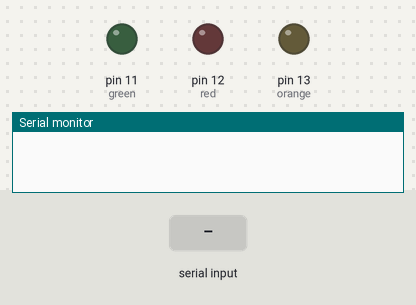
Recording of a sketch running on a simulated Arduino Uno, built with avr-gcc and run on an emulated ATmega328P. Shown: output pins drawn as LEDs (lit = HIGH), the last lines printed to the serial monitor. Inputs (shaded band) come from the test bench.

Above: at 1.2 s.
1.3 s: "1\n" received over Serial
At 1.6 s:
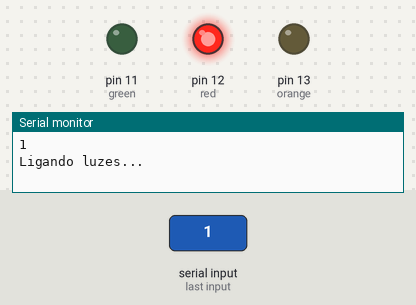
At 3.1 s:
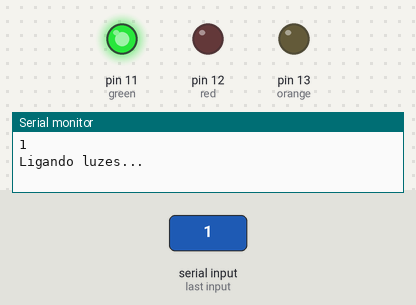
4.3 s: byte 48 ('0') received over Serial
At 5.1 s:
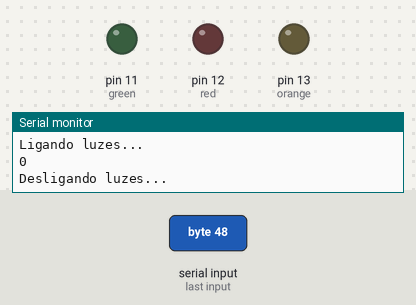
Timing chart, 0 to 7.3 s (numbered marks = the images above; inputs shaded):
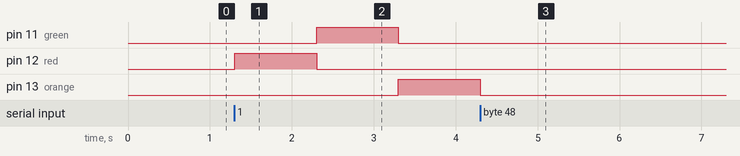

The sketch:

Semafaro_bluetooth.ino
```cpp
// Definição das portas dos LEDs
int orange = 13;
int green = 11;
int red = 12;

// Porta do bluetooth
char Incoming_value = 0;

//Função onde é definido o tipo das portas e outros dados imutaveis
void setup() {
  Serial.begin(9600);
  pinMode(orange, OUTPUT);
  pinMode(green, OUTPUT);
  pinMode(red, OUTPUT);
}

// Função que liga e desliga os LEDs
void Semaforo(bool start) {
  if (start) {
    // Escrevendo no terminal que os LEDs estão acesas para que quem está no bluetooth saiba sem precisar olhar
    Serial.print("Ligando luzes...");
    //Ligando somente o LED vermelho e desligando os outros LEDs
    digitalWrite(red, HIGH);
    digitalWrite(green, LOW);
    digitalWrite(orange, LOW);
    // Aguardando 1000ms antes de executar as proximas linhas
    delay(1000);
    //Ligando somente o LED verde e desligando os outros LEDs
    digitalWrite(red, LOW);
    digitalWrite(green, HIGH);
    digitalWrite(orange, LOW);
    // Aguardando 1000ms antes de executar as proximas linhas
    delay(1000);
    //Ligando somente o LED laranja e desligando os outros LEDs
    digitalWrite(red, LOW);
    digitalWrite(green, LOW);
    digitalWrite(orange, HIGH);
    // Aguardando 1000ms antes de executar as proximas linhas
    delay(1000);
  }
  if (!start) {
    // Escrevendo no terminal que os LEDs estão apagadas para que quem está no bluetooth saiba sem precisar olhar
    Serial.print("Desligando luzes...");
    // Desligando todos os LEDs
    digitalWrite(red, LOW);
    digitalWrite(green, LOW);
    digitalWrite(orange, LOW);
  }
}
//Função principal
void loop() {
    //Verifica se existe sinal do bluetooth
  if (Serial.available() > 0) {
    Incoming_value = Serial.read();
     //Escreve os dados recebidos saltando uma linha entre eles
    Serial.print(Incoming_value);
    Serial.print("\n");
    // Caso algum desses sinais seja 1 ou 0 os LEDs se ligam ou desligam
    if (Incoming_value == '1') Semaforo(true);
    else if (Incoming_value == '0') Semaforo(false);
  }
}
```

Measured:
- after the input at 1.3 s, pin 11 (green): LOW → HIGH after 1.0 s, → LOW 1.0 s later; pin 12 (red): LOW → HIGH at once, → LOW 1.0 s later; pin 13 (orange): LOW → HIGH after 2.0 s
- after the input at 4.3 s, pin 13 (orange): HIGH → LOW at once
